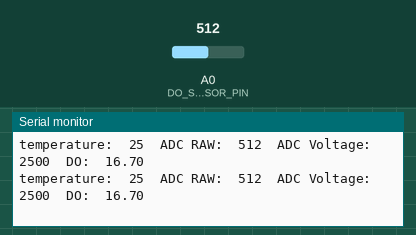
Simulated run of this sketch. Board: Arduino Uno, built with avr-gcc and run on an emulated ATmega328P. Shown: the last lines printed to the serial monitor. The test bench sets the inputs (shaded band); at power-on: A0 (DO_SENSOR_PIN) = 512.

Above: at 1.2 s.
1.3 s: A0 (DO_SENSOR_PIN) set to 23
At 1.32 s:
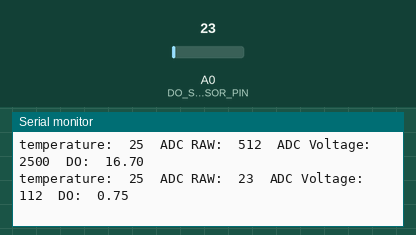
4.3 s: A0 (DO_SENSOR_PIN) set to 18
At 4.36 s:
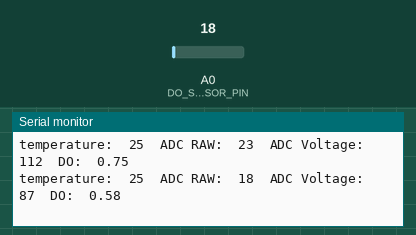
Timing chart, 0 to 7.3 s (numbered marks = the images above; inputs shaded):
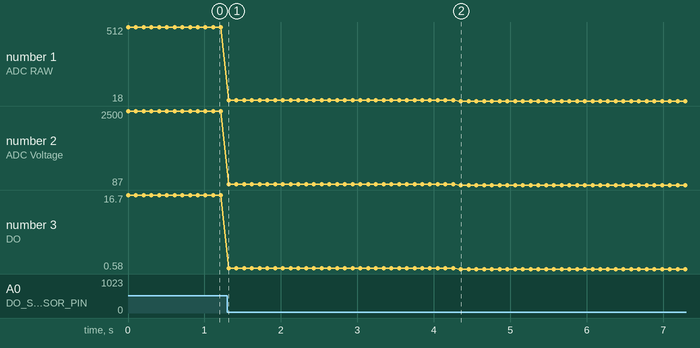

Measured:
- after the input at 1.3 s, the serial monitor: prints a new line at once (image 1)
- after the input at 4.3 s, the serial monitor: prints a new line after 0.06 s (image 2)
- plotted number 1: 512 → 23 after the input at 1.3 s, 23 → 18 after the input at 4.3 s
- plotted number 2: 2500 → 112 after the input at 1.3 s, 112 → 87 after the input at 4.3 s
- plotted number 3: 16.7 → 0.75 after the input at 1.3 s, 0.75 → 0.58 after the input at 4.3 s

The sketch:

DOSensorReading.ino
```cpp
#define DO_SENSOR_PIN A0
#define DO_SENSOR_VREF_MV 5000
#define DO_SENSOR_ADC_RES 1024
#define TWO_POINT_CALIBRATION 0
#define DO_READ_TEMPERATURE (25)

// Single point calibration needs to be filled CAL1_VOLTAGE and CAL1_TEMPERATURE
#define CAL1_VOLTAGE (1235)    // mv
#define CAL1_TEMPERATURE (25)  // ℃
// Two-point calibration needs to be filled CAL2_VOLTAGE and CAL2_TEMPERATURE
// CAL1 High temperature point, CAL2 Low temperature point
#define CAL2_VOLTAGE (1300)    // mv
#define CAL2_TEMPERATURE (15)  // ℃

const uint16_t DO_SENSOR_TABLE[41] = {
  14460, 14220, 13820, 13440, 13090, 12740, 12420, 12110, 11810, 11530,
  11260, 11010, 10770, 10530, 10300, 10080, 9860, 9660, 9460, 9270,
  9080, 8900, 8730, 8570, 8410, 8250, 8110, 7960, 7820, 7690,
  7560, 7430, 7300, 7180, 7070, 6950, 6840, 6730, 6630, 6530, 6410
};

int16_t readDOValue(uint32_t voltageReadMv, uint8_t tempCelcius) {
  tempCelcius = constrain(tempCelcius, 0, 40);
#if TWO_POINT_CALIBRATION == 0
  uint16_t vSaturation = (uint32_t)CAL1_VOLTAGE + (uint32_t)35 * tempCelcius - (uint32_t)CAL1_TEMPERATURE * 35;
  return (voltageReadMv * DO_SENSOR_TABLE[tempCelcius] / vSaturation);
#else
  uint16_t vSaturation = (int16_t)((int8_t)tempCelcius - CAL2_TEMPERATURE) * ((uint16_t)CAL1_VOLTAGE - CAL2_VOLTAGE) / ((uint8_t)CAL1_TEMPERATURE - CAL2_TEMPERATURE) + CAL2_VOLTAGE;
  return (voltageReadMv * DO_SENSOR_TABLE[tempCelcius] / vSaturation);
#endif
}

void setup() {
  Serial.begin(9600);
  pinMode(DO_SENSOR_PIN, INPUT);
}

void loop() {
  uint8_t temperature = (uint8_t)DO_READ_TEMPERATURE;
  uint16_t adcRawRead = analogRead(DO_SENSOR_PIN);
  uint16_t adcVoltage = uint32_t(DO_SENSOR_VREF_MV) * adcRawRead / DO_SENSOR_ADC_RES;

  Serial.print("temperature:\t" + String(temperature) + "\t");
  Serial.print("ADC RAW:\t" + String(adcRawRead) + "\t");
  Serial.print("ADC Voltage:\t" + String(adcVoltage) + "\t");
  Serial.println("DO:\t" + String(readDOValue(adcVoltage, temperature) / 1000.f) + "\t");

  delay(100);
}
```
